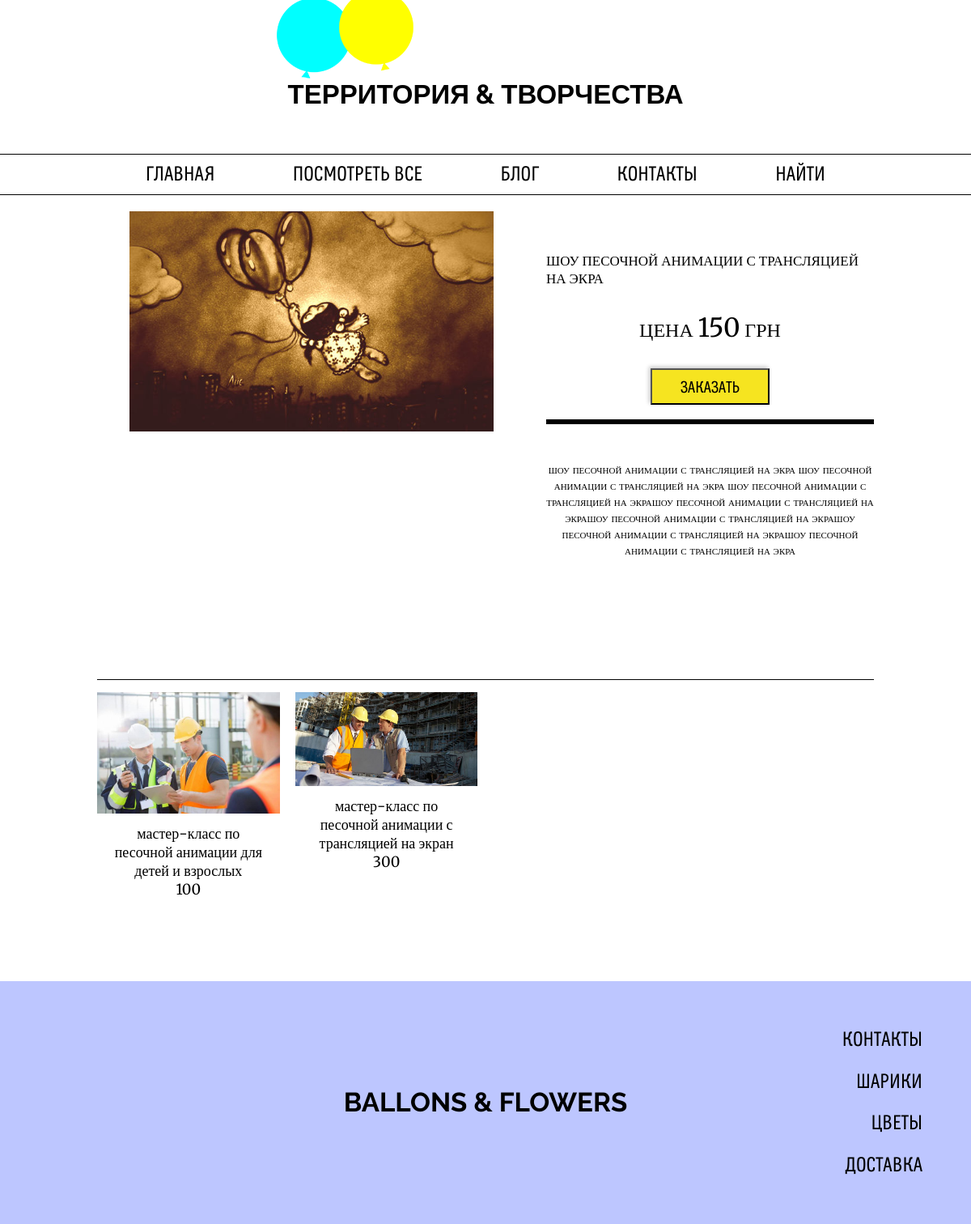
Screenshot of /catalog/pesochnaya-animaciya/3/ with the database file from the repository.
### creativity_app/models.py (models this page shows, shortened)
class Creativity(models.Model):
    subcategory = models.ForeignKey('SubCategory', related_name='creativity', verbose_name='Подкатегория')
    name = models.CharField(max_length=250, unique=True, verbose_name='Название творчества')
    main_photo = models.ImageField(upload_to='media/images/creativity/', verbose_name='Основное фото')
    text = models.TextField(verbose_name='Описание')
    create = models.DateTimeField(default=timezone.now)
    price = models.IntegerField(default=0)
    class Meta:
        ordering = ['name']
        verbose_name = 'Творчество'
        verbose_name_plural = 'Творчество'

### creativity_app/views.py (the view)
# urls.py: url(r'^catalog/(?P<slug>[-\w]+)/(?P<pk>\d+)/$', views.creativity_detail, name="CreativityPage"),
def creativity_detail(request, slug, pk):
    creativities = Creativity.objects.all()
    creativity = get_object_or_404(creativities, pk=pk)
    other_offers = creativities.filter(subcategory__slug=slug).exclude(pk=creativity.pk)
    order_form = OrderForm()
    slides = []
    try:
        albums = creativity.album.get(creativity=creativity.pk)
        photos = albums.photo.all()
        for item in photos:
            slides.append(item.image)
    except ObjectDoesNotExist:
        slides = []
    return render(request, 'creativity_app/balloon-page.html', {
        'creativity': creativity,
        'other_offers':  other_offers,
        'slides': slides,
        'slides_count': len(slides),
        'order_form': order_form,
    })

### order/forms.py
class OrderForm(forms.Form):
    pass

### creativity_app/templates/creativity_app/balloon-page.html (shortened to what this page needs)
{% load staticfiles %}
<!DOCTYPE html>
<html lang="en">
<head>
	<link rel="stylesheet" href="{% static 'css/reset.css'%}">
	<link rel="stylesheet" href="{% static 'css/styles.css' %}">
	<link rel="stylesheet" href="{% static 'css/balloon-page.css' %}">
	<link rel='stylesheet prefetch' href='https://cdnjs.cloudflare.com/ajax/libs/slick-carousel/1.6.0/slick.css'>
</head>
<body>
	<header>
		<h1><a href="#">ТЕРРИТОРИЯ & ТВОРЧЕСТВА</a></h1>
		<nav>
			<ul>
				<li><a href="{% url "creativity_app:HomePage" %}">Главная</a></li>
				<li><a href="{% url "creativity_app:MainPage" %}">Посмотреть все</a></li>
				<li><a href="#">Блог</a></li>
				<li><a href="#">Контакты</a></li>
				<li><a href="#">Найти</a></li>
			</ul>
		</nav>
		<img src="img/header/header-ballons.png" alt="">
	</header>
	<div class="container">
		<div class="balloon_pic">
			<div class="cont">
				{% if slides_count == 0 %}
                        <img style="width: 125%; margin-left: -20px;" src="{{ creativity.main_photo.url }}" alt="">
                {% endif %}
			</div>
		</div>
		<div class="balloon_desc">
            <div class="balloon_name">{{ creativity.name }}</div>
                <div class="balloon_price">Цена <span>{{ creativity.price }}</span> грн</div>
                <form action="{% url "cart:CartAdd" creativity.id %}" method="post">
                    <div class="balloon_order">
                        <input class="submit" type="submit" value="Заказать">
                </div>
                </form>
                <div class="balloon_big_line"></div>
                <div class="balloon_info">{{ creativity.text }}</div>
		</div>
	</div>
	<div class="container">
		<section class="items_rows">
            {% for item in other_offers%}
                <div>
                    <a href="{% url "creativity_app:CreativityPage" slug=item.subcategory.slug pk=item.pk %}">
                        <img src="{{ item.main_photo.url }}" alt="">
                        <div>
                            <div>{{ item.name }}</div>
                            <div>{{ item.price }}</div>
                        </div>
                    </a>
			    </div>
            {% endfor %}
		</section>
	</div>
	<footer>
		<h1><a href="#">ballons & flowers</a></h1>
		<nav>
			<ul>
				<li><a href="#">Контакты</a></li>
				<li><a href="#">Шарики</a></li>
				<li><a href="#">Цветы</a></li>
				<li><a href="#">Доставка</a></li>
			</ul>
		</nav>
	</footer>
</body>
</html>

### creativity_app/static/css/styles.css (style rules this page uses)
* { box-sizing: border-box !important; }
body { background-color: #fff; }
h1 { text-align: center; text-transform: uppercase; font-weight: 700; font-size: 33px; font-family: "Raleway", sans-serif; }
h1 a { text-decoration: none; color: #000; }
header { display: flex; flex-wrap: wrap; flex-flow: column; position: relative; }
header h1 { margin-top: 100px; }
header nav { border-top: 1px solid #000; border-bottom: 1px solid #000; padding: 12px 0; margin-top: 57px; }
header nav ul { display: flex; width: 70%; margin: 0 auto; justify-content: space-between; }
header nav ul li { display: inline-block; }
header img { position: absolute; top: 0; left: 28.5%; }
.container, footer { padding: 0 5%; display: flex; flex-wrap: wrap; }
.items_rows { display: flex; border-top: 1px solid black; flex-wrap: wrap; justify-content: space-between; margin-bottom: 82px; }
.items_rows > div { width: 23.5%; position: relative; }
.items_rows > div:after { content: ""; background-color: #000; width: 80%; height: 1px; position: absolute; bottom: -10px; left: 10%; transform: scaleX(0); transition: transform 0.3s ease-in-out; }
.items_rows > div a { display: block; color: #000; text-decoration: none; transition: all 0.3s ease; }
.items_rows > div a img { width: 100%; }
.items_rows > div a > div { width: 90%; margin: 10px auto 0; font: 18px "Merriweather"; text-align: center; }
footer { display: flex; justify-content: center; align-items: center; min-height: 300px; background-color: #bdc6ff; position: relative; }
footer nav { height: 60%; position: absolute; right: 5%; text-align: right; }
footer nav ul { display: flex; height: 100%; flex-flow: column; justify-content: space-between; }
footer nav ul li { display: block; }
nav li a { font-size: 25px; font-family: Boblic; text-transform: uppercase; text-decoration: none; color: #000; transition: all 0.3s ease; }

### creativity_app/static/css/balloon-page.css (style rules this page uses)
.container { padding: 0; margin: 20px auto; }
.container:first-of-type { width: 75%; margin: 20px 10% 0 15%; }
.container:last-of-type { width: 80%; }
.balloon_pic { width: 40%; }
.balloon_pic img { width: 100%; }
.balloon_desc { padding-left: 15%; display: flex; width: 60%; padding-top: 50px; align-items: center; flex-flow: column; text-transform: uppercase; }
.balloon_desc .balloon_name, .balloon_desc .balloon_price { font: 400 17px "Merriweather"; }
.balloon_desc .balloon_price { margin: 30px 0; font-size: 24px; }
.balloon_desc .balloon_price span { font-size: 32px; }
.balloon_desc .balloon_big_line { background-color: #000; width: 100%; height: 6px; }
.balloon_desc .balloon_info { margin: 45px 0 50px; text-align: center; font: 16px Merriweather; font-variant: small-caps; text-transform: none; }
.balloon_desc .balloon_order { text-align: center; padding-bottom: 18px; }
.balloon_desc .balloon_order .submit { text-transform: uppercase; cursor: pointer; padding: 10px 35px 7px; background-color: #F6E420; font: 20px Boblic; box-shadow: -2px -2px 5px 0px #c7c7c7; }
.items_rows { margin-top: 80px; padding-top: 15px; }
.items_rows > div { width: 23.5%; }
.cont { display: -webkit-flex; display: -moz-flex; display: -ms-flex; display: -o-flex; display: flex; }
.cont img { width: 100%; }

### rows the page displays
Creativity: main_photo (picture), name "ШОУ ПЕСОЧНОЙ АНИМАЦИИ С ТРАНСЛЯЦИЕЙ НА ЭКРА", price "150", text "шоу песочной анимации с трансляцией на экра шоу песочной анимации с трансляцией на экра шоу песочной анимации с трансляцией на экрашоу песочной анимации с трансляцией на экрашоу песочной анимации с трансляцией на экрашоу песочной анимации с трансляцией на экрашоу песочной анимации с трансляцией на экра"
Creativity: main_photo (picture), name "мастер-класс по песочной анимации для детей и взрослых", price "100"
Creativity: main_photo (picture), name "мастер-класс по песочной анимации с трансляцией на экран", price "300"
